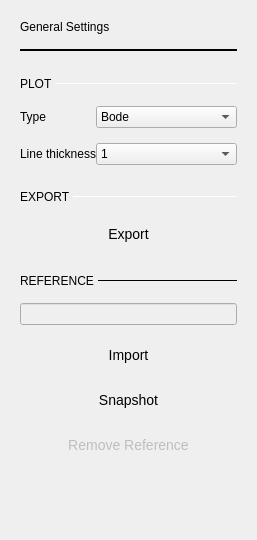
               <widget class="QWidget" name="page_4">
                <layout class="QVBoxLayout" name="verticalLayout_16">
                 <property name="spacing">
                  <number>0</number>
                 </property>
                 <property name="leftMargin">
                  <number>20</number>
                 </property>
                 <property name="topMargin">
                  <number>20</number>
                 </property>
                 <property name="rightMargin">
                  <number>20</number>
                 </property>
                 <property name="bottomMargin">
                  <number>20</number>
                 </property>
                 <item>
                  <widget class="QLabel" name="label_7">
                   <property name="text">
                    <string>General Settings</string>
                   </property>
                   <property name="general_settings_label" stdset="0">
                    <bool>true</bool>
                   </property>
                  </widget>
                 </item>
                 <item>
                  <spacer name="verticalSpacer_7">
                   <property name="orientation">
                    <enum>Qt::Vertical</enum>
                   </property>
                   <property name="sizeType">
                    <enum>QSizePolicy::Fixed</enum>
                   </property>
                   <property name="sizeHint" stdset="0">
                    <size>
                     <width>20</width>
                     <height>15</height>
                    </size>
                   </property>
                  </spacer>
                 </item>
                 <item>
                  <widget class="Line" name="line_6">
                   <property name="sizePolicy">
                    <sizepolicy hsizetype="Minimum" vsizetype="Fixed">
                     <horstretch>0</horstretch>
                     <verstretch>0</verstretch>
                    </sizepolicy>
                   </property>
                   <property name="frameShadow">
                    <enum>QFrame::Plain</enum>
                   </property>
                   <property name="lineWidth">
                    <number>2</number>
                   </property>
                   <property name="orientation">
                    <enum>Qt::Horizontal</enum>
                   </property>
                   <property name="blue_line" stdset="0">
                    <bool>true</bool>
                   </property>
                  </widget>
                 </item>
                 <item>
                  <layout class="QVBoxLayout" name="verticalLayout_15">
                   <property name="spacing">
                    <number>0</number>
                   </property>
                   <property name="topMargin">
                    <number>25</number>
                   </property>
                   <property name="bottomMargin">
                    <number>0</number>
                   </property>
                   <item>
                    <layout class="QHBoxLayout" name="horizontalLayout_15">
                     <property name="spacing">
                      <number>0</number>
                     </property>
                     <property name="topMargin">
                      <number>0</number>
                     </property>
                     <item>
                      <widget class="QLabel" name="label_6">
                       <property name="sizePolicy">
                        <sizepolicy hsizetype="Fixed" vsizetype="Fixed">
                         <horstretch>0</horstretch>
                         <verstretch>0</verstretch>
                        </sizepolicy>
                       </property>
                       <property name="text">
                        <string>PLOT </string>
                       </property>
                       <property name="subsection_label" stdset="0">
                        <bool>true</bool>
                       </property>
                      </widget>
                     </item>
                     <item>
                      <widget class="Line" name="line_9">
                       <property name="sizePolicy">
                        <sizepolicy hsizetype="Minimum" vsizetype="Maximum">
                         <horstretch>0</horstretch>
                         <verstretch>0</verstretch>
                        </sizepolicy>
                       </property>
                       <property name="minimumSize">
                        <size>
                         <width>0</width>
                         <height>1</height>
                        </size>
                       </property>
                       <property name="maximumSize">
                        <size>
                         <width>16777215</width>
                         <height>1</height>
                        </size>
                       </property>
                       <property name="orientation">
                        <enum>Qt::Horizontal</enum>
                       </property>
                       <property name="subsection_line" stdset="0">
                        <bool>true</bool>
                       </property>
                      </widget>
                     </item>
                    </layout>
                   </item>
                   <item>
                    <spacer name="verticalSpacer_14">
                     <property name="orientation">
                      <enum>Qt::Vertical</enum>
                     </property>
                     <property name="sizeType">
                      <enum>QSizePolicy::Fixed</enum>
                     </property>
                     <property name="sizeHint" stdset="0">
                      <size>
                       <width>20</width>
                       <height>15</height>
                      </size>
                     </property>
                    </spacer>
                   </item>
                   <item>
                    <layout class="QHBoxLayout" name="horizontalLayout_17">
                     <property name="spacing">
                      <number>0</number>
                     </property>
                     <property name="topMargin">
                      <number>0</number>
                     </property>
                     <item>
                      <widget class="QLabel" name="label_16">
                       <property name="text">
                        <string>Type</string>
                       </property>
                      </widget>
                     </item>
                     <item>
                      <widget class="QComboBox" name="cmb_graphs">
                       <property name="minimumSize">
                        <size>
                         <width>141</width>
                         <height>0</height>
                        </size>
                       </property>
                       <item>
                        <property name="text">
                         <string>Bode</string>
                        </property>
                       </item>
                       <item>
                        <property name="text">
                         <string>Nyquist</string>
                        </property>
                       </item>
                       <item>
                        <property name="text">
                         <string>Nichols</string>
                        </property>
                       </item>
                      </widget>
                     </item>
                    </layout>
                   </item>
                   <item>
                    <spacer name="verticalSpacer_13">
                     <property name="orientation">
                      <enum>Qt::Vertical</enum>
                     </property>
                     <property name="sizeType">
                      <enum>QSizePolicy::Fixed</enum>
                     </property>
                     <property name="sizeHint" stdset="0">
                      <size>
                       <width>20</width>
                       <height>15</height>
                      </size>
                     </property>
                    </spacer>
                   </item>
                   <item>
                    <layout class="QHBoxLayout" name="horizontalLayout_13">
                     <property name="spacing">
                      <number>0</number>
                     </property>
                     <property name="bottomMargin">
                      <number>0</number>
                     </property>
                     <item>
                      <layout class="QVBoxLayout" name="verticalLayout_12">
                       <property name="spacing">
                        <number>0</number>
                       </property>
                       <property name="rightMargin">
                        <number>0</number>
                       </property>
                       <property name="bottomMargin">
                        <number>0</number>
                       </property>
                       <item>
                        <widget class="QLabel" name="label_10">
                         <property name="text">
                          <string>Line thickness</string>
                         </property>
                        </widget>
                       </item>
                      </layout>
                     </item>
                     <item>
                      <widget class="QComboBox" name="cbLineThickness">
                       <property name="minimumSize">
                        <size>
                         <width>141</width>
                         <height>0</height>
                        </size>
                       </property>
                       <property name="currentIndex">
                        <number>1</number>
                       </property>
                       <item>
                        <property name="text">
                         <string>0.5</string>
                        </property>
                       </item>
                       <item>
                        <property name="text">
                         <string>1</string>
                        </property>
                       </item>
                       <item>
                        <property name="text">
                         <string>1.5</string>
                        </property>
                       </item>
                       <item>
                        <property name="text">
                         <string>2</string>
                        </property>
                       </item>
                       <item>
                        <property name="text">
                         <string>2.5</string>
                        </property>
                       </item>
                       <item>
                        <property name="text">
                         <string>3</string>
                        </property>
                       </item>
                       <item>
                        <property name="text">
                         <string>3.5</string>
                        </property>
                       </item>
                       <item>
                        <property name="text">
                         <string>4</string>
                        </property>
                       </item>
                       <item>
                        <property name="text">
                         <string>4.5</string>
                        </property>
                       </item>
                       <item>
                        <property name="text">
                         <string>5</string>
                        </property>
                       </item>
                      </widget>
                     </item>
                    </layout>
                   </item>
                   <item>
                    <spacer name="verticalSpacer_16">
                     <property name="orientation">
                      <enum>Qt::Vertical</enum>
                     </property>
                     <property name="sizeType">
                      <enum>QSizePolicy::Fixed</enum>
                     </property>
                     <property name="sizeHint" stdset="0">
                      <size>
                       <width>20</width>
                       <height>25</height>
                      </size>
                     </property>
                    </spacer>
                   </item>
                   <item>
                    <layout class="QHBoxLayout" name="horizontalLayout_18">
                     <property name="spacing">
                      <number>0</number>
                     </property>
                     <property name="bottomMargin">
                      <number>0</number>
                     </property>
                     <item>
                      <widget class="QLabel" name="label_17">
                       <property name="sizePolicy">
                        <sizepolicy hsizetype="Fixed" vsizetype="Preferred">
                         <horstretch>0</horstretch>
                         <verstretch>0</verstretch>
                        </sizepolicy>
                       </property>
                       <property name="text">
                        <string>EXPORT </string>
                       </property>
                       <property name="subsection_label" stdset="0">
                        <bool>true</bool>
                       </property>
                      </widget>
                     </item>
                     <item>
                      <widget class="Line" name="line_11">
                       <property name="maximumSize">
                        <size>
                         <width>16777215</width>
                         <height>1</height>
                        </size>
                       </property>
                       <property name="orientation">
                        <enum>Qt::Horizontal</enum>
                       </property>
                       <property name="subsection_line" stdset="0">
                        <bool>true</bool>
                       </property>
                      </widget>
                     </item>
                    </layout>
                   </item>
                   <item>
                    <spacer name="verticalSpacer_17">
                     <property name="orientation">
                      <enum>Qt::Vertical</enum>
                     </property>
                     <property name="sizeType">
                      <enum>QSizePolicy::Fixed</enum>
                     </property>
                     <property name="sizeHint" stdset="0">
                      <size>
                       <width>20</width>
                       <height>15</height>
                      </size>
                     </property>
                    </spacer>
                   </item>
                   <item>
                    <widget class="QPushButton" name="btnExport">
                     <property name="styleSheet">
                      <string notr="true">QPushButton {
  min-height: 30px;
  max-height: 30px;

  border: 0px;
  font-size: 14px;
}</string>
                     </property>
                     <property name="text">
                      <string>Export</string>
                     </property>
                     <property name="blue_button" stdset="0">
                      <bool>true</bool>
                     </property>
                    </widget>
                   </item>
                   <item>
                    <spacer name="verticalSpacer_12">
                     <property name="orientation">
                      <enum>Qt::Vertical</enum>
                     </property>
                     <property name="sizeType">
                      <enum>QSizePolicy::Fixed</enum>
                     </property>
                     <property name="sizeHint" stdset="0">
                      <size>
                       <width>20</width>
                       <height>25</height>
                      </size>
                     </property>
                    </spacer>
                   </item>
                  </layout>
                 </item>
                 <item>
                  <layout class="QVBoxLayout" name="verticalLayout_20">
                   <property name="spacing">
                    <number>0</number>
                   </property>
                   <property name="bottomMargin">
                    <number>20</number>
                   </property>
                   <item>
                    <layout class="QHBoxLayout" name="horizontalLayout_14">
                     <property name="spacing">
                      <number>0</number>
                     </property>
                     <property name="bottomMargin">
                      <number>0</number>
                     </property>
                     <item>
                      <widget class="QLabel" name="label_14">
                       <property name="sizePolicy">
                        <sizepolicy hsizetype="Fixed" vsizetype="Preferred">
                         <horstretch>0</horstretch>
                         <verstretch>0</verstretch>
                        </sizepolicy>
                       </property>
                       <property name="text">
                        <string>REFERENCE </string>
                       </property>
                       <property name="subsection_label" stdset="0">
                        <bool>true</bool>
                       </property>
                      </widget>
                     </item>
                     <item>
                      <widget class="Line" name="line_10">
                       <property name="maximumSize">
                        <size>
                         <width>16777215</width>
                         <height>1</height>
                        </size>
                       </property>
                       <property name="frameShadow">
                        <enum>QFrame::Plain</enum>
                       </property>
                       <property name="orientation">
                        <enum>Qt::Horizontal</enum>
                       </property>
                       <property name="subsection_line" stdset="0">
                        <bool>true</bool>
                       </property>
                      </widget>
                     </item>
                    </layout>
                   </item>
                   <item>
                    <spacer name="verticalSpacer_15">
                     <property name="orientation">
                      <enum>Qt::Vertical</enum>
                     </property>
                     <property name="sizeType">
                      <enum>QSizePolicy::Fixed</enum>
                     </property>
                     <property name="sizeHint" stdset="0">
                      <size>
                       <width>20</width>
                       <height>15</height>
                      </size>
                     </property>
                    </spacer>
                   </item>
                   <item>
                    <widget class="QLineEdit" name="importFileLineEdit">
                     <property name="enabled">
                      <bool>false</bool>
                     </property>
                    </widget>
                   </item>
                   <item>
                    <spacer name="verticalSpacer_22">
                     <property name="orientation">
                      <enum>Qt::Vertical</enum>
                     </property>
                     <property name="sizeType">
                      <enum>QSizePolicy::Fixed</enum>
                     </property>
                     <property name="sizeHint" stdset="0">
                      <size>
                       <width>20</width>
                       <height>15</height>
                      </size>
                     </property>
                    </spacer>
                   </item>
                   <item>
                    <widget class="QPushButton" name="importBtn">
                     <property name="styleSheet">
                      <string notr="true">QPushButton {
  min-height: 30px;
  max-height: 30px;

  border: 0px;f;

  font-size: 14px;
}</string>
                     </property>
                     <property name="text">
                      <string>Import</string>
                     </property>
                     <property name="blue_button" stdset="0">
                      <bool>true</bool>
                     </property>
                    </widget>
                   </item>
                   <item>
                    <spacer name="verticalSpacer_21">
                     <property name="orientation">
                      <enum>Qt::Vertical</enum>
                     </property>
                     <property name="sizeType">
                      <enum>QSizePolicy::Fixed</enum>
                     </property>
                     <property name="sizeHint" stdset="0">
                      <size>
                       <width>20</width>
                       <height>15</height>
                      </size>
                     </property>
                    </spacer>
                   </item>
                   <item>
                    <widget class="QPushButton" name="snapshotBtn">
                     <property name="styleSheet">
                      <string notr="true">QPushButton {
  min-height: 30px;
  max-height: 30px;

  border: 0px;

  font-size: 14px;
}</string>
                     </property>
                     <property name="text">
                      <string>Snapshot</string>
                     </property>
                     <property name="blue_button" stdset="0">
                      <bool>true</bool>
                     </property>
                    </widget>
                   </item>
                   <item>
                    <spacer name="verticalSpacer_20">
                     <property name="orientation">
                      <enum>Qt::Vertical</enum>
                     </property>
                     <property name="sizeType">
                      <enum>QSizePolicy::Fixed</enum>
                     </property>
                     <property name="sizeHint" stdset="0">
                      <size>
                       <width>20</width>
                       <height>15</height>
                      </size>
                     </property>
                    </spacer>
                   </item>
                   <item>
                    <widget class="QPushButton" name="removeReferenceBtn">
                     <property name="enabled">
                      <bool>false</bool>
                     </property>
                     <property name="styleSheet">
                      <string notr="true">QPushButton {
  min-height: 30px;
  max-height: 30px;

  border: 0px;
  font-size: 14px;
}</string>
                     </property>
                     <property name="text">
                      <string>Remove Reference</string>
                     </property>
                     <property name="checkable">
                      <bool>false</bool>
                     </property>
                     <property name="blue_button" stdset="0">
                      <bool>true</bool>
                     </property>
                    </widget>
                   </item>
                  </layout>
                 </item>
                 <item>
                  <spacer name="verticalSpacer_4">
                   <property name="orientation">
                    <enum>Qt::Vertical</enum>
                   </property>
                   <property name="sizeHint" stdset="0">
                    <size>
                     <width>20</width>
                     <height>40</height>
                    </size>
                   </property>
                  </spacer>
                 </item>
                </layout>
               </widget>
